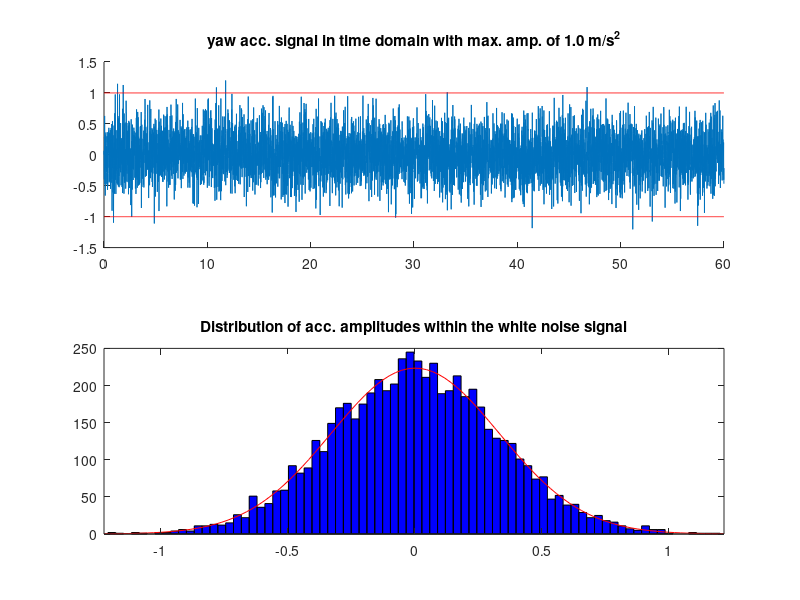
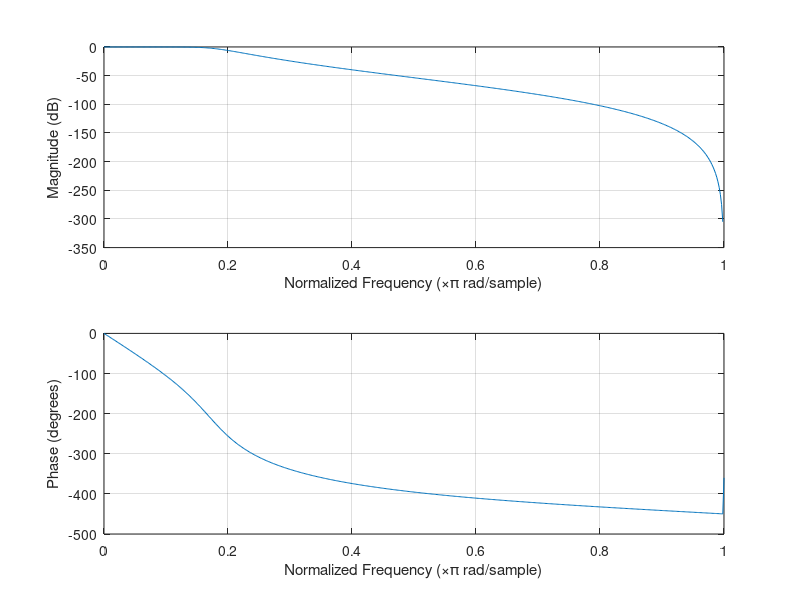
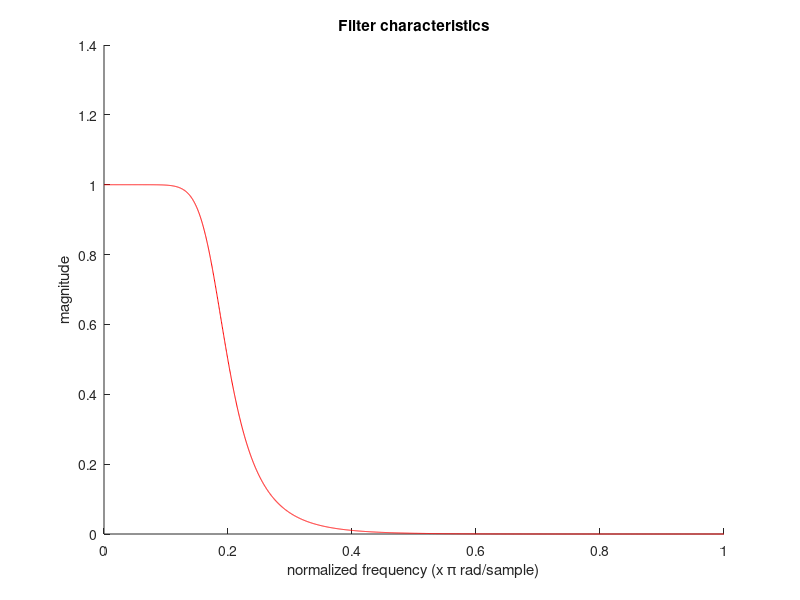
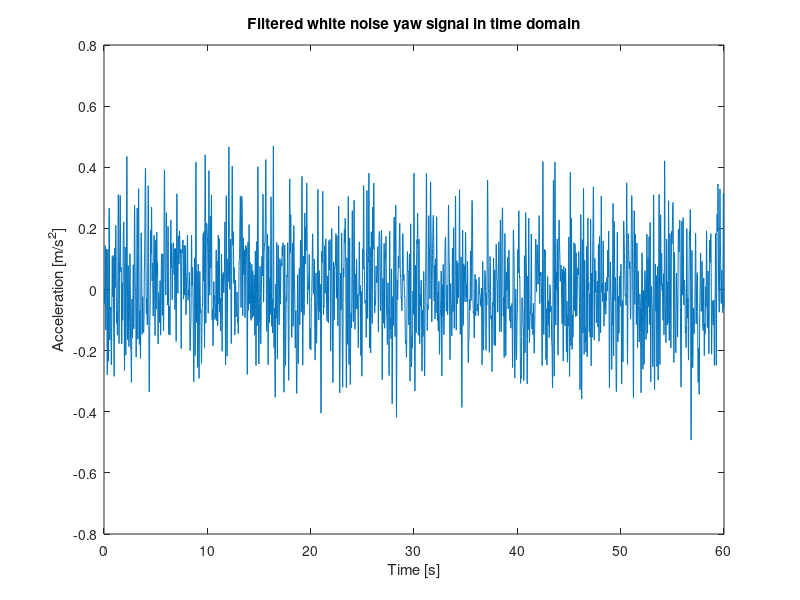

Here is the MATLAB script that generated these plots, in order: (Note: this script raises an error after producing the figures.)
%% Yaw perturbation signal design with amplitudes of 1.0 m/s^2

% Jelle Waling de Haan
% 30-07-18
% MSc project: passive rider identification

% In this script a yaw perturbation signal is designed. It's based on a
% filtered white noise with (reduced) power up to 10 Hz. 99,7% of the 
% acceleration amplitudes is between -1.0 and 1.0 m/s^2. The perturbation 
% signal has a duration of 60 sec. From the designed acceleration perturbation 
% a velocity and position signal are obtained by integration of the acceleration
% signal followed by the integration of the velocity signal. The platform 
% which is used is PVA controlled. 

clear all
close all
clc

%% Signal parameters

T       = 60;           % observation time. 
fs      = 100;          % samplin frequency
dt      = 1/fs;         % sample duration
N       = T*fs;         % number of samples in signal
t       = (0:N-1).'*dt; % time vector

%% Design perturbation signals

% mean value of whithe noise signal. Need to be specified.
mu_yaw      = 0; 

% standard deviation = measure for amplitude. A max. amplitude of 1.0 m/s^2
% is chosen since this gives the best FRF for the yaw motion within a
% frequency range of 0 - 10 Hz.
max_amp_yaw = 1; %m/s^2
sigma_yaw   = max_amp_yaw/3; %STD of signal 

% designing input signal (white noise)
u_yaw       = sigma_yaw.*randn(N,1)+mu_yaw;  

% plot signal in time domain and show the of distribution amplitudes within 
% the signal. 
figure(1)
subplot(211)
    hold all;
    plot(t,u_yaw)
    plot(t,max_amp_yaw*ones(size(t)),'r') 
    plot(t,-max_amp_yaw*ones(size(t)),'r') 
    title('yaw acc. signal in time domain with max. amp. of 1.0 m/s^2')
subplot(212)
    histfit(u_yaw)
    title('Distribution of acc. amplitudes within the white noise signal')
    
%% Butterworth filter design
close all

% A first-order filter response yaws off at -6 dB per octave (-20 dB per 
% decade). All first-order lowpass filters have the same normalized 
% frequency response. A second-order filter decreases at -12 dB per 
% octave, a third-order at -18 dB and so on. 

% cutoff frequency. Needs to be specified
fc_low          = 9;                        

% The firtst term of a butterworth filter represents the order of the
% filter, the second term is de cutoff frequenty with respect to the
% normalized frequency, the third term indicates that it is a low
% passfilter
[b,a]       = butter(5,fc_low/(fs/2),'low'); 

figure(2)
    freqz(b,a);

figure(3)
    H_low = freqz(b,a,floor(N/2));
    hold on;
    plot([0:1/(N/2-1):1],abs(H_low),'r');
    xlabel('normalized frequency (x \pi rad/sample)')
    ylabel('magnitude')
    title('Filter characteristics')

% filtering of the yaw signal
u_yaw_filt    = filter(b,a,u_yaw);

figure(4)
    plot(t, u_yaw_filt);
    ylabel('Acceleration [m/s^2]');
    xlabel('Time [s]');
    title('Filtered white noise yaw signal in time domain')


%% Scaling signals
close all

% from previous follows that the amplitude is decreased as a result of
% filtering. Therefore, the signal has to be rescaled. 
var_yaw           = sigma_yaw^2; % variance of signal 
scale_yaw_filt    = sqrt(var_yaw)/std(u_yaw_filt);
u_yaw_filt_scaled = scale_yaw_filt.*u_yaw_filt;

%% Plotting in time domain

figure('name', 'yaw signals in time domain')
subplot(311)
    plot(t,u_yaw); grid on;
    ylabel('Amplitude [m/s^2]')
    xlabel('Time [s]')
    xlim([0 10])
    title(['Unfiltered yaw (white noise): \mu=', num2str(mean(u_yaw)),' \sigma=', num2str(std(u_yaw))]) 
subplot(312)
    plot(t,u_yaw_filt); grid on;
    ylabel('Amplitude [m/s^2]')
    xlabel('Time [s]')
    xlim([0 10])
    title(['Filtered yaw (filtered white noise): \mu=', num2str(mean(u_yaw_filt)),' \sigma=', num2str(std(u_yaw_filt))])
subplot(313)
    plot(t,u_yaw_filt_scaled)
    xlim([0 10])
    ylabel('Amplitude [m/s^2]')
    xlabel('Time [s]')
    title(['Filtered yaw scaled: \mu=', num2str(mean(u_yaw_filt_scaled)),' \sigma=', num2str(std(u_yaw_filt_scaled))])
    
%% Plotting in frequency domain
close all

% In order to check the power in the frequency range of interest the yaw
% input acc. signal is plotted in frequency domain.
U_yaw                 = fft(u_yaw);
U_yaw_filt            = fft(u_yaw_filt);
U_yaw_filt_scaled     = fft(u_yaw_filt_scaled);

% frequency vector
fv  = (0:1/T:fs-(1/T))';

figure('name', 'yaw signal in freq. domain')
subplot(311)
    plot(fv(1:N/2),abs(U_yaw(1:N/2)))
    xlim([0 20])
    xlabel('Frequency [Hz]')
    ylabel('Magnitude')
    title(['yaw: \mu=', num2str(mean(u_yaw)),' \sigma=', num2str(std(u_yaw))])
subplot(312) 
    plot(fv(1:N/2),abs(U_yaw_filt(1:N/2)))
    xlim([0 20])
    xlabel('Frequency [Hz]')
    ylabel('Magnitude')
    title(['No scaled forward filtered yaw: \mu=', num2str(mean(u_yaw_filt)),' \sigma=', num2str(std(u_yaw_filt))])
subplot(313)
    plot(fv(1:N/2),abs(U_yaw_filt_scaled(1:N/2)))
    xlim([0 20])
    xlabel('Frequency [Hz]')
    ylabel('Magnitude')
    title(['Scaled forward filtered yaw: \mu=', num2str(mean(u_yaw_filt_scaled)),' \sigma=', num2str(std(u_yaw_filt_scaled))])

%% Integrating yaw acceleration signal
close all

yaw_acc = u_yaw_filt_scaled;
yaw_vel = cumtrapz(t,yaw_acc);
yaw_dis = cumtrapz(t,yaw_vel);

figure('name', 'PVA signal in time domain with drift')
    plot(t,yaw_acc)
    hold on; grid on;
    plot(t,yaw_vel)
    plot(t,yaw_dis)
    xlabel('Time [s]')
    legend('Acceleration','Velocity','Position');
    title('yaw acceleration, velocity and position signal with drift')

%% Designing high pass filter for drift reduction/cancelation
close all

% As a resutl of integration the position signal shows drift. The solve for
% this the signal should be high filtered with a very low cutoff frequency
% in order to prevent drift and to maintain high power is low frequencies.

% defining high cutoff frequency
fc_high = 0.2;

% 2nd order butterworth filter
[d,c] = butter(2,fc_high/(fs/2),'high');

figure(1)
    freqz(d,c);

figure(2)
    H_high = freqz(d,a,floor(N/2));
    hold on;
    plot([0:1/(N/2-1):1],abs(H_high),'r');
    xlabel('Normalized frequency (x \pi rad/sample)')
    ylabel('Magnitude')
    title('Filter characteristics')
    
% Solving for drift bij filtering
yaw_acc_filt = filter(d,c,yaw_acc);
yaw_vel_filt = filter(d,c,yaw_vel);
yaw_dis_filt = filter(d,c,yaw_dis);

%% Plotting PVA signal
close all 

figure('name', 'PVA signal in time domain')
    plot(t,yaw_acc_filt)
    hold on; grid on;
    plot(t,yaw_vel_filt)
    plot(t,yaw_dis_filt)
    xlim([0 10])
    xlabel('Time [s]')
    title('yaw acceleration, velocity and position signal without drift')
    
%% Plotting PVA signal in freq. domain
close all

U_yaw_acc = fft(yaw_acc_filt);
U_yaw_vel = fft(yaw_vel_filt);
U_yaw_dis = fft(yaw_dis_filt);

figure('name', 'yaw signal in freq. domain')
subplot(311)
    plot(fv(1:N/2),abs(U_yaw_acc(1:N/2)))
    xlabel('Frequency [Hz]')
    ylabel('Magnitude')
    title(['yaw acc. signal: \mu=', num2str(mean(yaw_acc_filt)),' \sigma=', num2str(std(yaw_acc_filt))])
subplot(312) 
    plot(fv(1:N/2),abs(U_yaw_vel(1:N/2)))
    xlabel('Frequency [Hz]')
    ylabel('Magnitude')
    title(['yaw vel. signal: \mu=', num2str(mean(yaw_vel_filt)),' \sigma=', num2str(std(yaw_vel_filt))])
subplot(313)
    plot(fv(1:N/2),abs(U_yaw_dis(1:N/2)))
    xlabel('Frequency [Hz]')
    ylabel('Magnitude')
    title(['yaw dis. signal: \mu=', num2str(mean(yaw_dis_filt)),' \sigma=', num2str(std(yaw_dis_filt))])

%% Scaling yaw acceleration signal
close all

scale_yaw_acc_filt  = sqrt(var_yaw)/std(yaw_acc_filt);
yaw_acc_filt_scaled = scale_yaw_acc_filt.*yaw_acc_filt;

figure()
subplot(211)
    plot(t,yaw_acc_filt);
    xlim([0 10])
    title(['yaw acc. signal not scaled: \mu=', num2str(mean(yaw_acc_filt)),' \sigma^2=', num2str(std(yaw_acc_filt))])
subplot(212)
    plot(t,yaw_acc_filt_scaled);
    xlim([0 10])
    title(['yaw acc. scaled signal: \mu=', num2str(mean(yaw_acc_filt_scaled)),' \sigma^2=', num2str(std(yaw_acc_filt_scaled))])

%% Integrating the yaw acc. signal
close all

yaw_vel_filt_scaled = cumtrapz(t,yaw_acc_filt_scaled);
yaw_dis_filt_scaled = cumtrapz(t,yaw_vel_filt_scaled);

figure('name', 'Scaled PVA signal')
    plot(t,yaw_acc_filt_scaled);
    hold on;
    plot(t,yaw_vel_filt_scaled);
    plot(t,yaw_dis_filt_scaled);
    xlim([0 10])
    xlabel('Time [s]')
    title('Scaled PVA signal without drift')

%% Plotting scaled PVA signal in freq. domain
close all

U_yaw_acc_scaled = fft(yaw_acc_filt_scaled);
U_yaw_vel_scaled = fft(yaw_vel_filt_scaled);
U_yaw_dis_scaled = fft(yaw_dis_filt_scaled);

figure('name', 'yaw signal in freq. domain')
subplot(311)
    plot(fv(1:N/2),abs(U_yaw_acc_scaled(1:N/2)))
    xlabel('Frequency [Hz]')
    ylabel('magnitude')
    title(['yaw acc. signal: \mu=', num2str(mean(yaw_acc_filt_scaled)),' \sigma=', num2str(std(yaw_acc_filt_scaled))])
subplot(312) 
    plot(fv(1:N/2),abs(U_yaw_vel_scaled(1:N/2)))
    xlabel('Frequency [Hz]')
    ylabel('Magnitude')
    title(['yaw vel. signal: \mu=', num2str(mean(yaw_vel_filt_scaled)),' \sigma=', num2str(std(yaw_vel_filt_scaled))])
subplot(313)
    plot(fv(1:N/2),abs(U_yaw_dis_scaled(1:N/2)))
    xlabel('Frequency [Hz]')
    ylabel('Magnitude')
    title(['yaw dis. signal: \mu=', num2str(mean(yaw_dis_filt_scaled)),' \sigma=', num2str(std(yaw_dis_filt_scaled))])

%% Rename variables for final PVA signal
close all

yaw_acc = yaw_acc_filt_scaled;
yaw_vel = yaw_vel_filt_scaled;
yaw_dis = yaw_dis_filt_scaled;

%% loading reference signal data
load('ref_start_stop_025ms2')

%% Constructing final PVA signal
yaw_acc_amp1 = [ref_acc_start; yaw_acc; ref_acc_stop];
yaw_vel_amp1 = [ref_vel_start; yaw_vel; ref_vel_stop];
yaw_dis_amp1 = [ref_dis_start; yaw_dis; ref_dis_stop];

t_yaw = (0:length(yaw_acc_amp1)-1).'*dt; % time vector

figure(2)
subplot(311)
plot(t_yaw, yaw_acc_amp1);
title('Final yaw acc. signal')
xlabel('Time [s]')
ylabel('m/s^2')
subplot(312)
plot(t_yaw, yaw_vel_amp1);
title('Final yaw vel. signal')
xlabel('Time [s]')
ylabel('m/s')
subplot(313)
plot(t_yaw, yaw_dis_amp1);
title('Final yaw dis. signal')
xlabel('Time [s]')
ylabel('m')

%% Plotting final PVA signal in freq. domain
close all

fs       = 100;
T_pert   = 69.02;                   
N_pert   = length(yaw_acc_amp1);
fv_pert  = (0:1/T_pert:fs-(1/T_pert))';   

U_yaw_acc_amp1 = fft(yaw_acc_amp1);

figure('name', 'yaw signal in freq. domain')
    plot(fv_pert(1:N_pert/2),abs(U_yaw_acc_amp1(1:N_pert/2)))
    xlabel('Frequency [Hz]')
    ylabel('Magnitude')
    title(['Final yaw acc. signal in freq. domain: \mu=', num2str(mean(yaw_acc_filt_scaled)),' \sigma=', num2str(std(yaw_acc_filt_scaled))])

%% Save signal
save('/Users/jellewalingdehaan/Documents/Universiteit/Delft/Master Biomedical Engineering/Jaar 2/Graduation project/matlab/PVA signal/PVA signals/final perturbation signals/yaw perturbation/yaw_pert_amp1.mat','yaw_dis_amp1','yaw_vel_amp1','yaw_acc_amp1')
